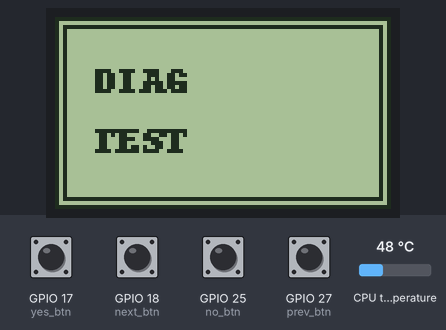
This program was run on a simulated Raspberry Pi (BCM pin numbers). On the bench: 84×48 one-colour display. Inputs (shaded band) come from the test bench; at power-on: GPIO 17 (yes_btn), GPIO 18 (next_btn), GPIO 25 (no_btn), GPIO 27 (prev_btn) HIGH, CPU temperature 48 °C. System figures (address, load, memory, disk, uptime) are fixed made-up values; the clock reads 2024-03-15 10:24:30 at power-on unless the program sets it; what the program prints to the terminal is not drawn. At 10.1 s the program stops and its outputs stay as they are.

Above: at 0.1 s.

The program:

diagnose.py
```python
#!/usr/bin/env python3
"""
Diagnostic script for pi-clock
Tests display, buttons, and system components
"""

import time
import sys

print("=" * 50)
print("Pi-Clock Diagnostic Tool")
print("=" * 50)
print()

# Test 1: Import modules
print("Test 1: Checking Python modules...")
try:
    import board
    import busio
    import digitalio
    from PIL import Image, ImageDraw, ImageFont
    import adafruit_pcd8544
    import psutil
    from gpiozero import CPUTemperature
    print("  ✓ All modules imported successfully")
except ImportError as e:
    print(f"  ✗ Import error: {e}")
    print("  Run: pip3 install --break-system-packages adafruit-circuitpython-pcd8544")
    sys.exit(1)

# Test 2: Initialize SPI and display
print("\nTest 2: Initializing display...")
try:
    spi = busio.SPI(board.SCK, MOSI=board.MOSI)
    dc = digitalio.DigitalInOut(board.D23)
    cs = digitalio.DigitalInOut(board.CE0)
    reset = digitalio.DigitalInOut(board.D24)
    backlight = digitalio.DigitalInOut(board.D22)
    backlight.switch_to_output()
    backlight.value = True  # Turn on backlight

    display = adafruit_pcd8544.PCD8544(spi, dc, cs, reset)
    display.bias = 5
    display.contrast = 48
    display.invert = True
    display.fill(1)
    display.show()
    print("  ✓ Display initialized successfully")
except Exception as e:
    print(f"  ✗ Display error: {e}")
    print("  Check wiring and SPI configuration")
    sys.exit(1)

# Test 3: Initialize buttons
print("\nTest 3: Initializing buttons...")
try:
    prev_btn = digitalio.DigitalInOut(board.D27)
    next_btn = digitalio.DigitalInOut(board.D18)
    yes_btn = digitalio.DigitalInOut(board.D17)
    no_btn = digitalio.DigitalInOut(board.D25)

    prev_btn.switch_to_input(pull=digitalio.Pull.UP)
    next_btn.switch_to_input(pull=digitalio.Pull.UP)
    yes_btn.switch_to_input(pull=digitalio.Pull.UP)
    no_btn.switch_to_input(pull=digitalio.Pull.UP)
    print("  ✓ Buttons initialized successfully")
except Exception as e:
    print(f"  ✗ Button error: {e}")
    sys.exit(1)

# Test 4: Check button states
print("\nTest 4: Checking button states...")
print("  Button states (HIGH=not pressed, LOW=pressed):")
print(f"    Prev: {prev_btn.value}")
print(f"    Next: {next_btn.value}")
print(f"    Yes:  {yes_btn.value}")
print(f"    No:   {no_btn.value}")

if not prev_btn.value or not next_btn.value or not yes_btn.value or not no_btn.value:
    print("\n  ⚠ WARNING: One or more buttons appear to be pressed!")
    print("    This could cause the menu to auto-scroll.")
    print("    Check button wiring - buttons should connect GPIO to Ground")
    print("    Buttons should be open (not pressed) normally")

# Test 5: Display test pattern
print("\nTest 5: Displaying test pattern...")
try:
    image = Image.new('1', (display.width, display.height))
    draw = ImageDraw.Draw(image)
    draw.rectangle((0, 0, display.width-1, display.height-1), outline=0, fill=1)
    draw.rectangle((2, 2, display.width-3, display.height-3), outline=0, fill=1)
    draw.text((10, 10), "DIAG", fill=0)
    draw.text((10, 25), "TEST", fill=0)
    display.image(image)
    display.show()
    print("  ✓ Test pattern displayed")
    print("    You should see 'DIAG TEST' on the display")
except Exception as e:
    print(f"  ✗ Display test error: {e}")

# Test 6: Button press test
print("\nTest 6: Button press test (10 seconds)")
print("  Press each button and watch for detection...")
print("  Press Ctrl+C to exit early")

try:
    start_time = time.time()
    prev_state = (prev_btn.value, next_btn.value, yes_btn.value, no_btn.value)

    while time.time() - start_time < 10:
        current_state = (prev_btn.value, next_btn.value, yes_btn.value, no_btn.value)

        if current_state != prev_state:
            if not prev_btn.value:
                print("    PREV button pressed!")
            if not next_btn.value:
                print("    NEXT button pressed!")
            if not yes_btn.value:
                print("    YES button pressed!")
            if not no_btn.value:
                print("    NO button pressed!")
            prev_state = current_state

        time.sleep(0.05)

    print("  ✓ Button test complete")
except KeyboardInterrupt:
    print("\n  Button test interrupted")

# Test 7: System info
print("\nTest 7: System information...")
try:
    cpu = CPUTemperature()
    mem = psutil.virtual_memory()
    print(f"  CPU Temperature: {cpu.temperature:.1f}°C")
    print(f"  RAM Usage: {mem.percent}%")
    print("  ✓ System sensors working")
except Exception as e:
    print(f"  ✗ System info error: {e}")

# Test 8: Check if service is running
print("\nTest 8: Checking service status...")
import subprocess
try:
    result = subprocess.run(['systemctl', 'is-active', 'pi_clock.service'],
                          capture_output=True, text=True)
    if result.stdout.strip() == 'active':
        print("  ⚠ WARNING: pi_clock service is currently running!")
        print("    Stop it with: sudo systemctl stop pi_clock.service")
    else:
        print("  ✓ Service is not running (good for testing)")
except:
    pass

# Final summary
print("\n" + "=" * 50)
print("Diagnostic Summary")
print("=" * 50)

# Check for stuck buttons
stuck_buttons = []
if not prev_btn.value:
    stuck_buttons.append("PREV")
if not next_btn.value:
    stuck_buttons.append("NEXT")
if not yes_btn.value:
    stuck_buttons.append("YES")
if not no_btn.value:
    stuck_buttons.append("NO")

if stuck_buttons:
    print("\n⚠ PROBLEM FOUND:")
    print(f"  Buttons stuck/pressed: {', '.join(stuck_buttons)}")
    print("\nLikely causes:")
    print("  1. Button wiring is incorrect (should connect GPIO to GND)")
    print("  2. Buttons are wired backwards (normally-closed instead of normally-open)")
    print("  3. Physical button is stuck pressed")
    print("\nSolution:")
    print("  - Check each button connection")
    print("  - Buttons should be OPEN when not pressed")
    print("  - Press button to connect GPIO pin to Ground")
else:
    print("\n✓ All tests passed!")
    print("\nIf pi-clock still shows restart screen:")
    print("  1. Check logs: journalctl -u pi_clock.service -n 50")
    print("  2. Try running manually: sudo python3 /opt/pi-clock/main")
    print("  3. Check for hardware connection issues")

print("\nTo test manually (with service stopped):")
print("  sudo systemctl stop pi_clock.service")
print("  cd /opt/pi-clock")
print("  sudo python3 main")
print()
```
